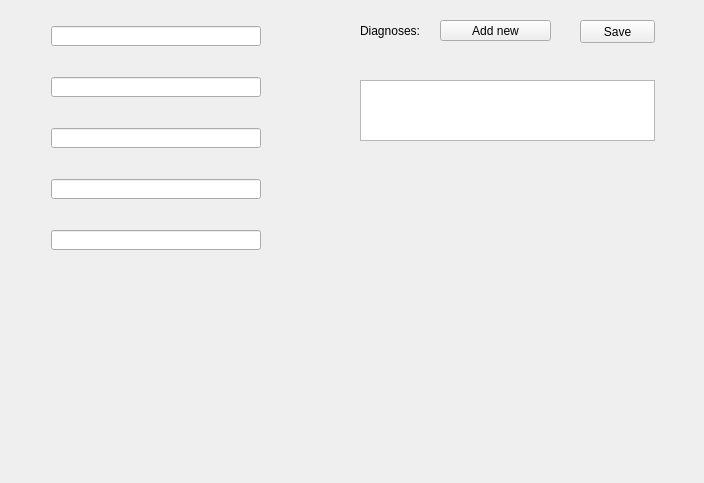
<?xml version="1.0" encoding="UTF-8"?>
<ui version="4.0">
 <class>Student_health_records</class>
 <widget class="QWidget" name="Student_health_records">
  <property name="geometry">
   <rect>
    <x>0</x>
    <y>0</y>
    <width>704</width>
    <height>483</height>
   </rect>
  </property>
  <property name="windowTitle">
   <string>Student_health_records</string>
  </property>
  <property name="windowIcon">
   <iconset>
    <normaloff>icon.jpg</normaloff>icon.jpg</iconset>
  </property>
  <widget class="QPushButton" name="pushButton">
   <property name="geometry">
    <rect>
     <x>580</x>
     <y>20</y>
     <width>75</width>
     <height>23</height>
    </rect>
   </property>
   <property name="text">
    <string>Save</string>
   </property>
  </widget>
  <widget class="QLabel" name="label">
   <property name="geometry">
    <rect>
     <x>360</x>
     <y>10</y>
     <width>61</width>
     <height>41</height>
    </rect>
   </property>
   <property name="text">
    <string>Diagnoses:</string>
   </property>
  </widget>
  <widget class="QPushButton" name="pushButton_2">
   <property name="geometry">
    <rect>
     <x>440</x>
     <y>20</y>
     <width>111</width>
     <height>21</height>
    </rect>
   </property>
   <property name="text">
    <string>Add new</string>
   </property>
  </widget>
  <widget class="QTextEdit" name="textEdit">
   <property name="geometry">
    <rect>
     <x>360</x>
     <y>80</y>
     <width>295</width>
     <height>61</height>
    </rect>
   </property>
  </widget>
  <widget class="QLabel" name="name_error">
   <property name="geometry">
    <rect>
     <x>52</x>
     <y>44</y>
     <width>211</width>
     <height>16</height>
    </rect>
   </property>
   <property name="text">
    <string/>
   </property>
  </widget>
  <widget class="QLabel" name="card_number_error">
   <property name="geometry">
    <rect>
     <x>52</x>
     <y>95</y>
     <width>211</width>
     <height>16</height>
    </rect>
   </property>
   <property name="text">
    <string/>
   </property>
  </widget>
  <widget class="QLabel" name="group_error">
   <property name="geometry">
    <rect>
     <x>52</x>
     <y>146</y>
     <width>211</width>
     <height>16</height>
    </rect>
   </property>
   <property name="text">
    <string/>
   </property>
  </widget>
  <widget class="QLabel" name="email_error">
   <property name="geometry">
    <rect>
     <x>52</x>
     <y>197</y>
     <width>211</width>
     <height>16</height>
    </rect>
   </property>
   <property name="text">
    <string/>
   </property>
  </widget>
  <widget class="QLabel" name="phone_number_error">
   <property name="geometry">
    <rect>
     <x>52</x>
     <y>246</y>
     <width>211</width>
     <height>20</height>
    </rect>
   </property>
   <property name="text">
    <string/>
   </property>
  </widget>
  <widget class="QLineEdit" name="lineEdit_name">
   <property name="enabled">
    <bool>true</bool>
   </property>
   <property name="geometry">
    <rect>
     <x>51</x>
     <y>26</y>
     <width>210</width>
     <height>20</height>
    </rect>
   </property>
   <property name="inputMask">
    <string/>
   </property>
   <property name="text">
    <string/>
   </property>
   <property name="frame">
    <bool>true</bool>
   </property>
   <property name="dragEnabled">
    <bool>false</bool>
   </property>
   <property name="placeholderText">
    <string/>
   </property>
   <property name="clearButtonEnabled">
    <bool>true</bool>
   </property>
  </widget>
  <widget class="QLineEdit" name="lineEdit_card_number">
   <property name="geometry">
    <rect>
     <x>51</x>
     <y>77</y>
     <width>210</width>
     <height>20</height>
    </rect>
   </property>
   <property name="text">
    <string/>
   </property>
   <property name="clearButtonEnabled">
    <bool>true</bool>
   </property>
  </widget>
  <widget class="QLineEdit" name="lineEdit_group">
   <property name="geometry">
    <rect>
     <x>51</x>
     <y>128</y>
     <width>210</width>
     <height>20</height>
    </rect>
   </property>
   <property name="text">
    <string/>
   </property>
   <property name="clearButtonEnabled">
    <bool>true</bool>
   </property>
  </widget>
  <widget class="QLineEdit" name="lineEdit_email">
   <property name="geometry">
    <rect>
     <x>51</x>
     <y>179</y>
     <width>210</width>
     <height>20</height>
    </rect>
   </property>
   <property name="text">
    <string/>
   </property>
   <property name="clearButtonEnabled">
    <bool>true</bool>
   </property>
  </widget>
  <widget class="QLineEdit" name="lineEdit_phone_number">
   <property name="geometry">
    <rect>
     <x>51</x>
     <y>230</y>
     <width>210</width>
     <height>20</height>
    </rect>
   </property>
   <property name="text">
    <string/>
   </property>
   <property name="clearButtonEnabled">
    <bool>true</bool>
   </property>
  </widget>
 </widget>
 <resources/>
 <connections/>
</ui>
